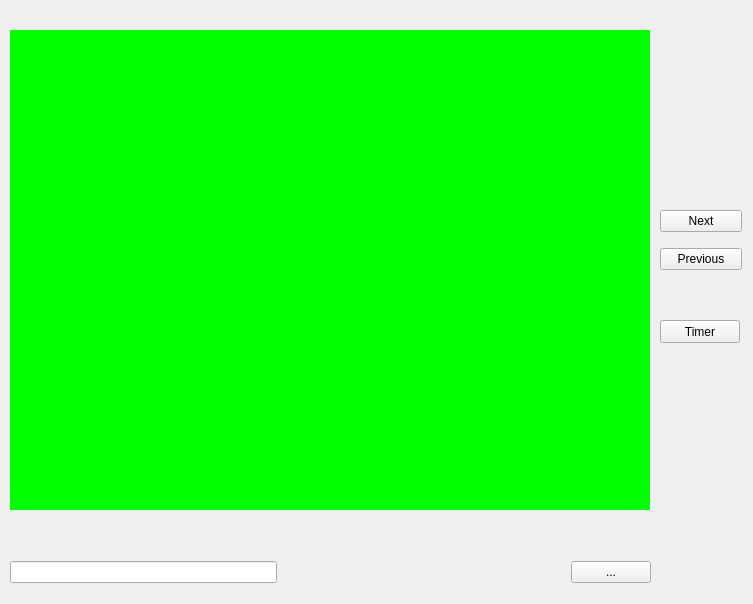
<?xml version="1.0" encoding="UTF-8"?>
<ui version="4.0">
 <class>Form</class>
 <widget class="QWidget" name="Form">
  <property name="geometry">
   <rect>
    <x>0</x>
    <y>0</y>
    <width>753</width>
    <height>604</height>
   </rect>
  </property>
  <property name="windowTitle">
   <string>Form</string>
  </property>
  <widget class="QLabel" name="mLabel">
   <property name="geometry">
    <rect>
     <x>10</x>
     <y>30</y>
     <width>640</width>
     <height>480</height>
    </rect>
   </property>
   <property name="minimumSize">
    <size>
     <width>640</width>
     <height>480</height>
    </size>
   </property>
   <property name="styleSheet">
    <string notr="true">
background-color: rgb(0, 255, 0);</string>
   </property>
   <property name="text">
    <string/>
   </property>
  </widget>
  <widget class="QWidget" name="layoutWidget">
   <property name="geometry">
    <rect>
     <x>10</x>
     <y>560</y>
     <width>641</width>
     <height>25</height>
    </rect>
   </property>
   <layout class="QHBoxLayout" name="horizontalLayout">
    <item>
     <widget class="QLineEdit" name="mLineEdit">
      <property name="readOnly">
       <bool>true</bool>
      </property>
     </widget>
    </item>
    <item>
     <spacer name="spacer">
      <property name="orientation">
       <enum>Qt::Horizontal</enum>
      </property>
      <property name="sizeHint" stdset="0">
       <size>
        <width>288</width>
        <height>20</height>
       </size>
      </property>
     </spacer>
    </item>
    <item>
     <widget class="QPushButton" name="mButtonBrowse">
      <property name="text">
       <string>...</string>
      </property>
     </widget>
    </item>
   </layout>
  </widget>
  <widget class="QWidget" name="layoutWidget">
   <property name="geometry">
    <rect>
     <x>660</x>
     <y>200</y>
     <width>82</width>
     <height>81</height>
    </rect>
   </property>
   <layout class="QVBoxLayout" name="verticalLayout">
    <item>
     <widget class="QPushButton" name="mButtonN">
      <property name="text">
       <string>Next</string>
      </property>
     </widget>
    </item>
    <item>
     <widget class="QPushButton" name="mButtonP">
      <property name="text">
       <string>Previous</string>
      </property>
     </widget>
    </item>
   </layout>
  </widget>
  <widget class="QPushButton" name="mTimer">
   <property name="geometry">
    <rect>
     <x>660</x>
     <y>320</y>
     <width>80</width>
     <height>23</height>
    </rect>
   </property>
   <property name="text">
    <string>Timer</string>
   </property>
   <property name="checkable">
    <bool>true</bool>
   </property>
  </widget>
 </widget>
 <resources/>
 <connections>
  <connection>
   <sender>mButtonN</sender>
   <signal>clicked()</signal>
   <receiver>Form</receiver>
   <slot>Next()</slot>
   <hints>
    <hint type="sourcelabel">
     <x>700</x>
     <y>221</y>
    </hint>
    <hint type="destinationlabel">
     <x>376</x>
     <y>301</y>
    </hint>
   </hints>
  </connection>
  <connection>
   <sender>mButtonP</sender>
   <signal>clicked()</signal>
   <receiver>Form</receiver>
   <slot>Previous()</slot>
   <hints>
    <hint type="sourcelabel">
     <x>700</x>
     <y>259</y>
    </hint>
    <hint type="destinationlabel">
     <x>376</x>
     <y>301</y>
    </hint>
   </hints>
  </connection>
  <connection>
   <sender>mButtonBrowse</sender>
   <signal>clicked()</signal>
   <receiver>Form</receiver>
   <slot>LoadFiles()</slot>
   <hints>
    <hint type="sourcelabel">
     <x>609</x>
     <y>572</y>
    </hint>
    <hint type="destinationlabel">
     <x>376</x>
     <y>301</y>
    </hint>
   </hints>
  </connection>
  <connection>
   <sender>mTimer</sender>
   <signal>toggled(bool)</signal>
   <receiver>Form</receiver>
   <slot>Animate()</slot>
   <hints>
    <hint type="sourcelabel">
     <x>699</x>
     <y>331</y>
    </hint>
    <hint type="destinationlabel">
     <x>376</x>
     <y>301</y>
    </hint>
   </hints>
  </connection>
 </connections>
 <slots>
  <slot>LoadFiles()</slot>
  <slot>Next()</slot>
  <slot>Previous()</slot>
  <slot>Animate()</slot>
 </slots>
</ui>
